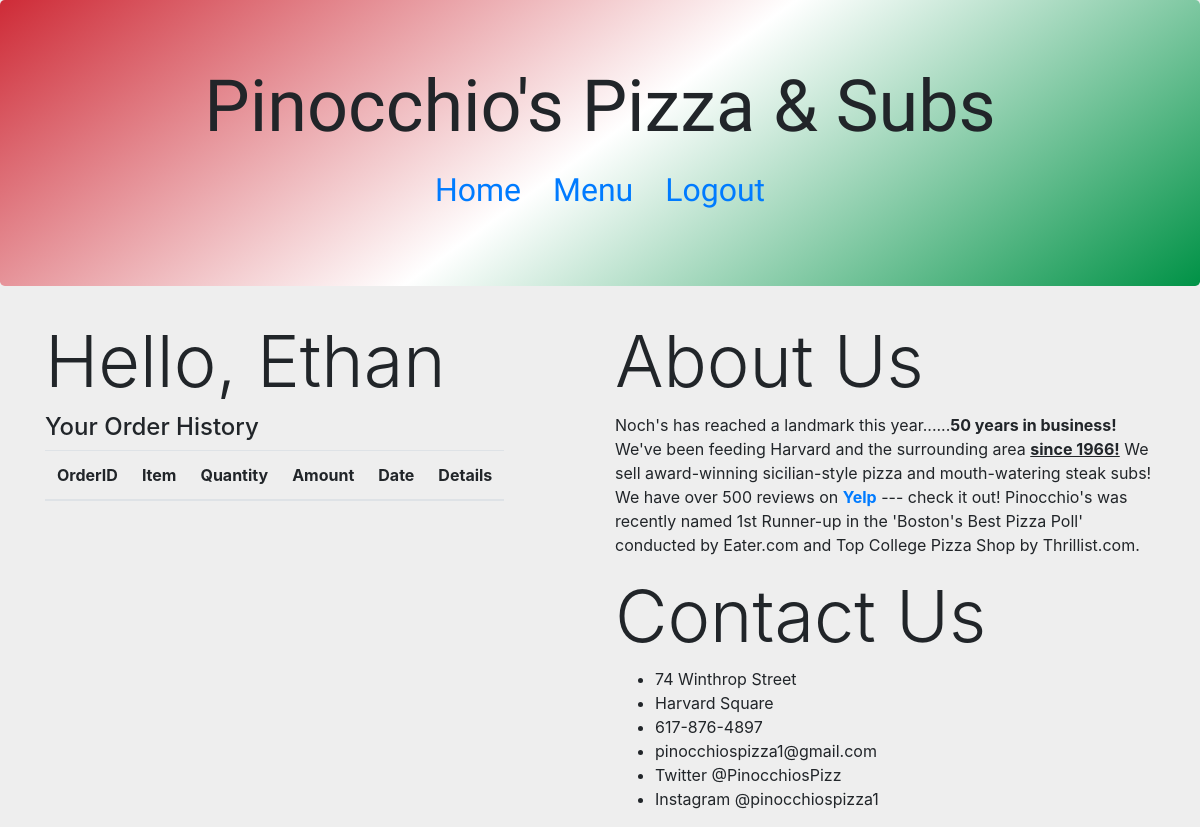
The page /user (signed in) on the database as committed earlier.
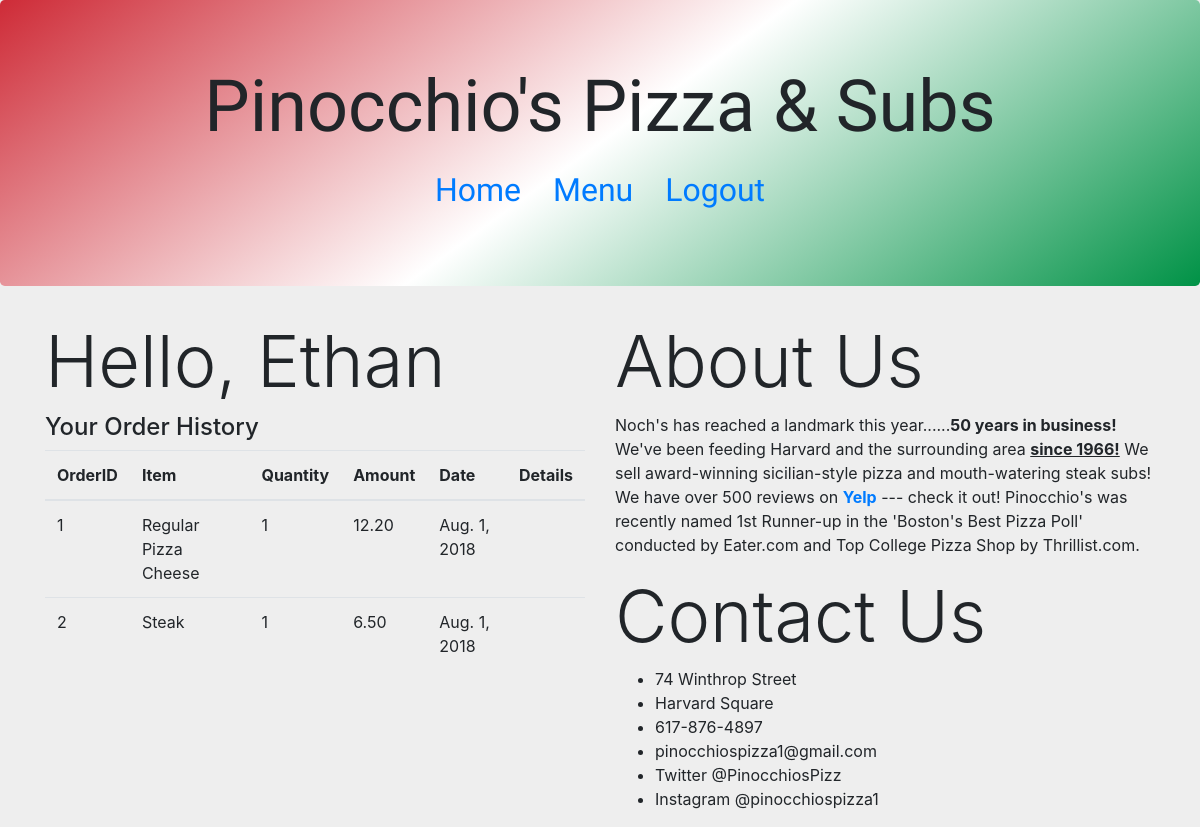
The same page on the database as committed later.
### orders/models.py (models this page shows, shortened)
class Orders(models.Model):
    ORDER_STATUS = (
        ('P', 'Pending'),
        ('C', 'Completed'),
    )
    user_id = models.IntegerField()
    item_number = models.ForeignKey(Prices, on_delete=models.CASCADE)
    quantity = models.IntegerField()
    order_details = models.CharField(max_length=250,blank=True)
    order_date = models.DateField()
    order_status = models.CharField(max_length=1, choices=ORDER_STATUS,default="P")

class Prices(models.Model):
    ITEM_SIZES = (
        ('S', 'Small'),
        ('L', 'Large'),
    )
    menu_id = models.ForeignKey(Menu, on_delete=models.CASCADE)
    item_size = models.CharField(max_length=1, choices=ITEM_SIZES)
    item_price = models.DecimalField(max_digits=10, decimal_places=2)

class Menu(models.Model):
    category_id = models.ForeignKey(Categories, on_delete=models.CASCADE, related_name="category")
    menu_item = models.CharField(max_length=30)
    menu_options = models.ForeignKey(Options,models.SET_NULL,blank=True,null=True)
    def __str__(self):
        return self.menu_item

### users/views.py (the view)
# urls.py: path("user", views.user_home, name="user_home")
def user_home(request):
    current_user = request.user
    print(current_user.is_superuser)
    if current_user.is_superuser:
        orderdetails = Orders.objects.all()
    else:
        orderdetails = Orders.objects.filter(user_id = current_user.id)
    context = {
        "myorders": orderdetails
    }
    return render(request, "users/user.html",context)

### users/templates/users/user.html (shortened to what this page needs)
{% extends "base.html" %}
{% block body %}
<div class="container">
    <div class="row">
        <div class="col-sm-6">
            <h1 class="display-3">Hello, {{ user.first_name }}</h1>
            <h4>Your Order History</h4>
            <table class="table table-responsive">
              <thead>
                <tr>
                  <th scope="col">OrderID</th>
                  <th scope="col">Item</th>
                  <th scope="col">Quantity</th>
                  <th scope="col">Amount</th>
                  <th scope="col">Date</th>
                  <th scope="col">Details</th>
                </tr>
              </thead>
                  <tbody>
                      {% for od in myorders %}
                    <tr>
                      <td>{{ od.id }}</td>
                      <td>{{ od.item_number.menu_id }}</td>
                      <td>{{ od.quantity }}</td>
                      <td>{{ od.item_number.item_price }}</td>
                      <td>{{ od.order_date }}</td>
                      <td>{{ od.details }}</td>
                    </tr>
                    {% endfor %}
                  </tbody>
            </table>
        </div>
        <div class="col-sm-6">
            <h1 class="display-3">About Us</h1>
            <p>Noch's has reached a landmark this year......<strong>50 years in business!</strong> We've been feeding Harvard and the surrounding area
            <strong><u>since 1966!</u></strong>
            We sell award-winning sicilian-style pizza and mouth-watering steak subs! We have over 500 reviews on
            <strong><a href="https://www.yelp.com/biz/pinocchios-pizza-and-subs-cambridge" title="Yelp">Yelp</a></strong>
            --- check it out! Pinocchio's was recently named 1st Runner-up in the 'Boston's Best Pizza Poll'
            conducted by Eater.com and Top College Pizza Shop by Thrillist.com.
            </p>
            <h1 class="display-3">Contact Us</h1>
            <ul>
                <li>74 Winthrop Street</li>
                <li>Harvard Square</li>
                <li>617-876-4897</li>
                <li>pinocchiospizza1@gmail.com</li>
                <li>Twitter @PinocchiosPizz</li>
                <li>Instagram @pinocchiospizza1</li>
            </ul>
        </div>
    </div>
</div>
{% endblock %}

### main_templates/base.html (shortened to what this page needs)
{% load static %}
<!DOCTYPE html>
<html>
    <head>
        <link rel="stylesheet" href="https://stackpath.bootstrapcdn.com/bootstrap/4.1.1/css/bootstrap.min.css">
        <link rel="stylesheet" type="text/css" href="{% static 'main.css' %}">
    </head>
    <body>
        <div class="jumbotron">
            <h1 class="display-3 text-center">Pinocchio's Pizza & Subs</h1>
                <ul class="nav justify-content-center">
                    {% if user.is_authenticated %}
                    <li class="nav-item"><a class="nav-link" href="{% url 'user_home' %}">Home</a></li>
                    <li class="nav-item"><a class="nav-link" href="{% url 'menu' %}">Menu</a></li>
                    <li class="nav-item"><a class="nav-link" href="{% url 'logout' %}">Logout</a></li>
                    {% else %}
                    <li class="nav-item"><a class="nav-link" href="{% url 'login' %}">Login</a></li>
                    <li class="nav-item"><a class="nav-link" href="{% url 'register' %}">Register</a></li>
                  {% endif %}
                </ul>
        </div>
            {% block body %}
            {% endblock %}
    </body>
</html>

### static/main.css (style rules this page uses)
.jumbotron { font-family: 'Italiana', serif; background: linear-gradient(0.90turn, #009246, #ffffff, #ce2b37); }
body { background-color: #EEEEEE; }
.nav-item { font-size:32px; }

Rows that differ between the two databases and show on the page:
added Orders: id "1", item_number.menu_id "Regular Pizza Cheese", quantity "1", item_number.item_price "12.20", order_date "Aug. 1, 2018"
added Orders: id "2", item_number.menu_id "Steak", quantity "1", item_number.item_price "6.50", order_date "Aug. 1, 2018"
